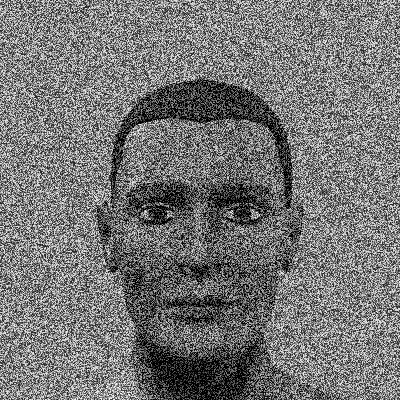
#> input picture Machine Learning/NIELIT/Day13/man.jpg, 400 x 400 px
$ python Q1.py
#> lines starting #> are read from the running program, lines starting #| are printed output that depends on the picture
import numpy as np
import matplotlib.pyplot as plt
import cv2 as cv


img = cv.imread('man.jpg')
#> img is the input picture: shape (400, 400, 3); min 0, max 255, mean 117.4
kernal = np.ones((2,2),np.uint8)

erosion = cv.erode(img,kernal,iterations=1)
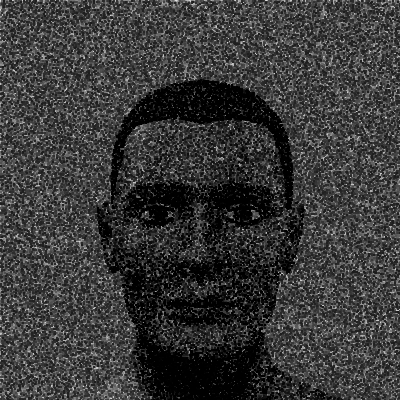
#> erosion: shape (400, 400, 3); min 0, max 231, mean 57

dilate=cv.dilate(img,kernal,iterations=2)
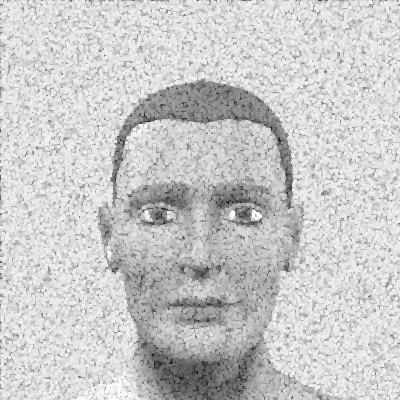
#> dilate: shape (400, 400, 3); min 2, max 255, mean 201.3

#cv.imshow('erosion',erosion)
#cv.imshow('dilate',dilate)

dil=cv.dilate(erosion,kernal,iterations=2)
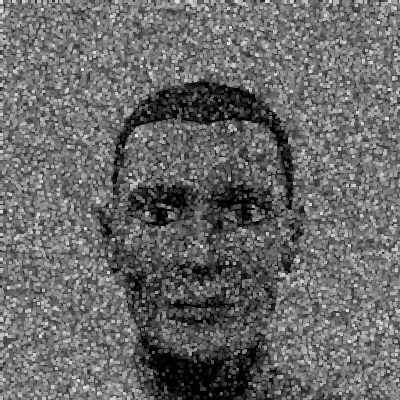
#> dil: shape (400, 400, 3); min 0, max 231, mean 104.2

v=np.hstack((img,erosion,dilate,dil))
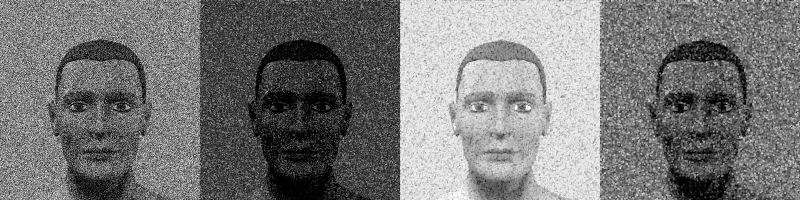
#> v: shape (400, 1600, 3) (shown at 1/2 size); min 0, max 255, mean 120
#cv.imshow('combine',dil)
cv.imshow('combine',v)

cv.waitKey(0)
